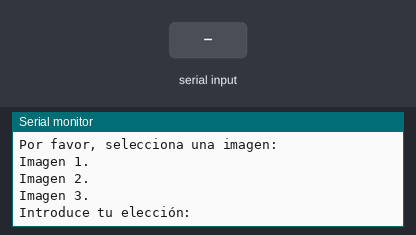
A sketch run on a simulated Arduino Uno, built with avr-gcc and run on an emulated ATmega328P. Shown: the last lines printed to the serial monitor. Inputs (shaded band) come from the test bench.

Above: at 1.2 s.
1.3 s: "1\n" received over Serial
At 1.9 s:
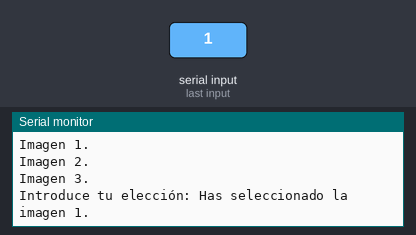
2.8 s: "0\n" received over Serial
At 3.6 s:
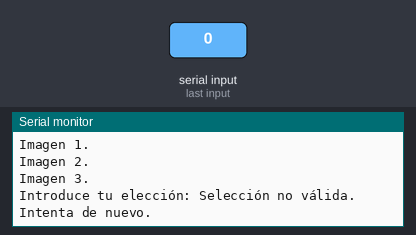
Timing chart, 0 to 5.8 s (numbered marks = the images above; inputs shaded):
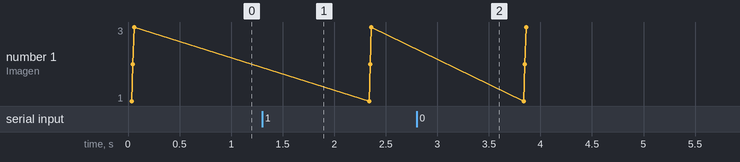

The sketch:

sketch_sep24a.ino
```cpp
void mostrarMenu() {
    Serial.println("Por favor, selecciona una imagen:");
    Serial.println("Imagen 1.");
    Serial.println("Imagen 2.");
    Serial.println("Imagen 3.");
    Serial.print("Introduce tu elección: ");
}

void procesarSeleccion(String seleccion) {
    if (seleccion == "1") {
        Serial.println("Has seleccionado la imagen 1.");
    } else if (seleccion == "2") {
        Serial.println("Has seleccionado la imagen 2.");
    } else if (seleccion == "3") {
        Serial.println("Has seleccionado la imagen 3.");
    } else {
        Serial.println("Selección no válida. Intenta de nuevo.");
    }
}

void setup() {
    Serial.begin(9600);
    mostrarMenu();
}

void loop() {
    if (Serial.available()) {
        String opcion = Serial.readStringUntil('\n');
        procesarSeleccion(opcion);
        delay(1000); // Espera un segundo antes de mostrar el menú nuevamente
        mostrarMenu();
    }
}
```

Measured:
- after the input at 1.3 s, the serial monitor: prints a new line at once (image 1)
- after the input at 2.8 s, the serial monitor: prints a new line at once (image 2)
